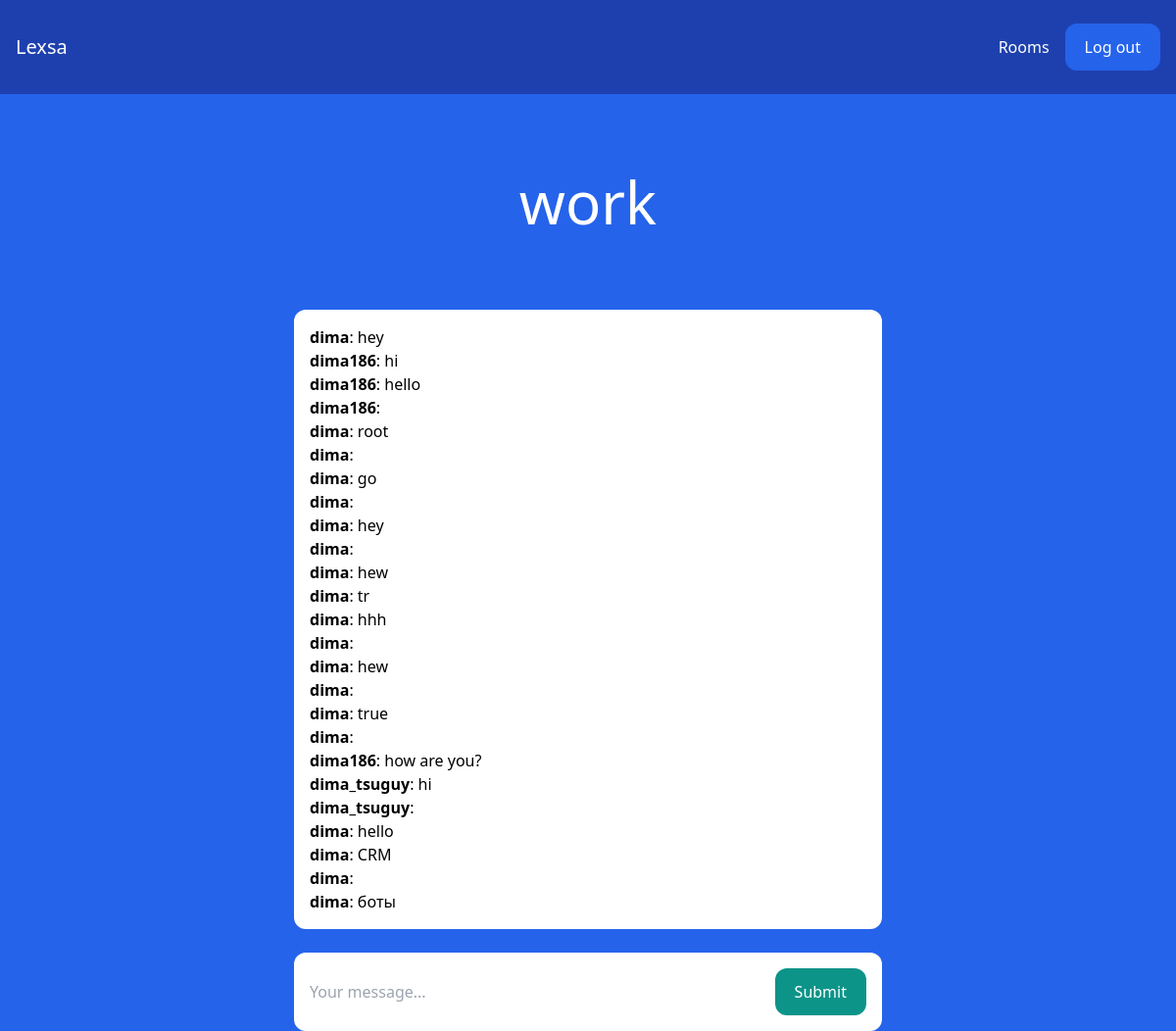
Screenshot of /rooms/work/ (signed in) with the database file from the repository.
### room/models.py (models this page shows)
class Room(models.Model):
    name = models.CharField(max_length=255)
    slug = models.SlugField(unique=True)

class Message(models.Model):
    room = models.ForeignKey(Room, related_name='messages', on_delete=models.CASCADE)
    user = models.ForeignKey(User, related_name='messages', on_delete=models.CASCADE)
    content = models.TextField()
    date_added = models.DateTimeField(auto_now_add=True)
    class Meta:
        ordering = ('date_added',)

### room/views.py (the view)
# urls.py: path('rooms/', include('room.urls')),
@login_required
def room(request, slug):
    room = Room.objects.get(slug=slug)
    messages = Message.objects.filter(room=room)[0:25]
    return render(request, 'room/room.html', {'room': room, 'messages': messages})

### room/templates/room/room.html (shortened to what this page needs)
{% extends 'core/base.html' %}
{% block content %}
<div class="p-10 lg:p-20 text-center">
    <h1 class="text-3xl lg:text-6xl text-white">{{ room.name }}</h1>
</div>
<div class="lg:w-2/4 mx-4 lg:mx-auto p-4 bg-white rounded-xl">
    <div class="chat-messages space-y-3" id="chat-messages">
        {% for m in messages %}<b>{{ m.user.username }}</b>: {{ m.content }}<br>{% endfor %}
    </div>
</div>
<div class="lg:w-2/4 mt-6 mx-4 lg:mx-auto p-4 bg-white rounded-xl">
    <form method="post" action="." class="flex">
        <input type="text" name="content" class="flex-1 mr-3" placeholder="Your message..." id="chat-message-input">
        <button
            class="px-5 py-3 rounded-xl text-white bg-teal-600 hover:bg-teal-700"
            id="chat-message-submit"
        >Submit</button>
    </form>
</div>
{% endblock %}

### core/templates/core/base.html (shortened to what this page needs)
<!DOCTYPE html>
<html>
    <head>
        <script src="https://cdn.tailwindcss.com"></script>
    </head>
    <body class="bg-blue-600">
        <nav class="flex items-center justify-between px-4 py-6 bg-blue-800">
            <div>
                <a href="/" class="text-xl text-white">Lexsa</a>
            </div>
            <div class="flex items-center space-x-4">
                {% if request.user.is_authenticated %}
                    <a href="/rooms/" class="text-white hover:text-white-200">Rooms</a>
                    <a href="/logout/" class="px-5 py-3 rounded-xl text-white bg-blue-600 hover:bg-blue-700">Log out</a>
                {% else %}
                    <a href="/login/" class="text-white hover:text-gray-200">Log in</a>
                    <a href="/signup/" class="px-5 py-3 rounded-xl text-white bg-blue-600 hover:bg-blue-700">Sign up</a>
                {% endif %}
            </div>
        </nav>
        {% block content %}
        {% endblock %}
    </body>
</html>

### rows the page displays
Room: name "work"
Message: user.username "dima", content "hey"
Message: user.username "dima186", content "hi"
Message: user.username "dima186", content "hello"
Message: user.username "dima186"
Message: user.username "dima", content "root"
Message: user.username "dima"
Message: user.username "dima", content "go"
Message: user.username "dima"
Message: user.username "dima", content "hey"
Message: user.username "dima"
Message: user.username "dima", content "hew"
Message: user.username "dima", content "tr"
Message: user.username "dima", content "hhh"
Message: user.username "dima"
Message: user.username "dima", content "hew"
Message: user.username "dima"
Message: user.username "dima", content "true"
Message: user.username "dima"
Message: user.username "dima186", content "how are you?"
Message: user.username "dima_tsuguy", content "hi"
Message: user.username "dima_tsuguy"
Message: user.username "dima", content "hello"
Message: user.username "dima", content "CRM"
Message: user.username "dima"
Message: user.username "dima", content "боты"
